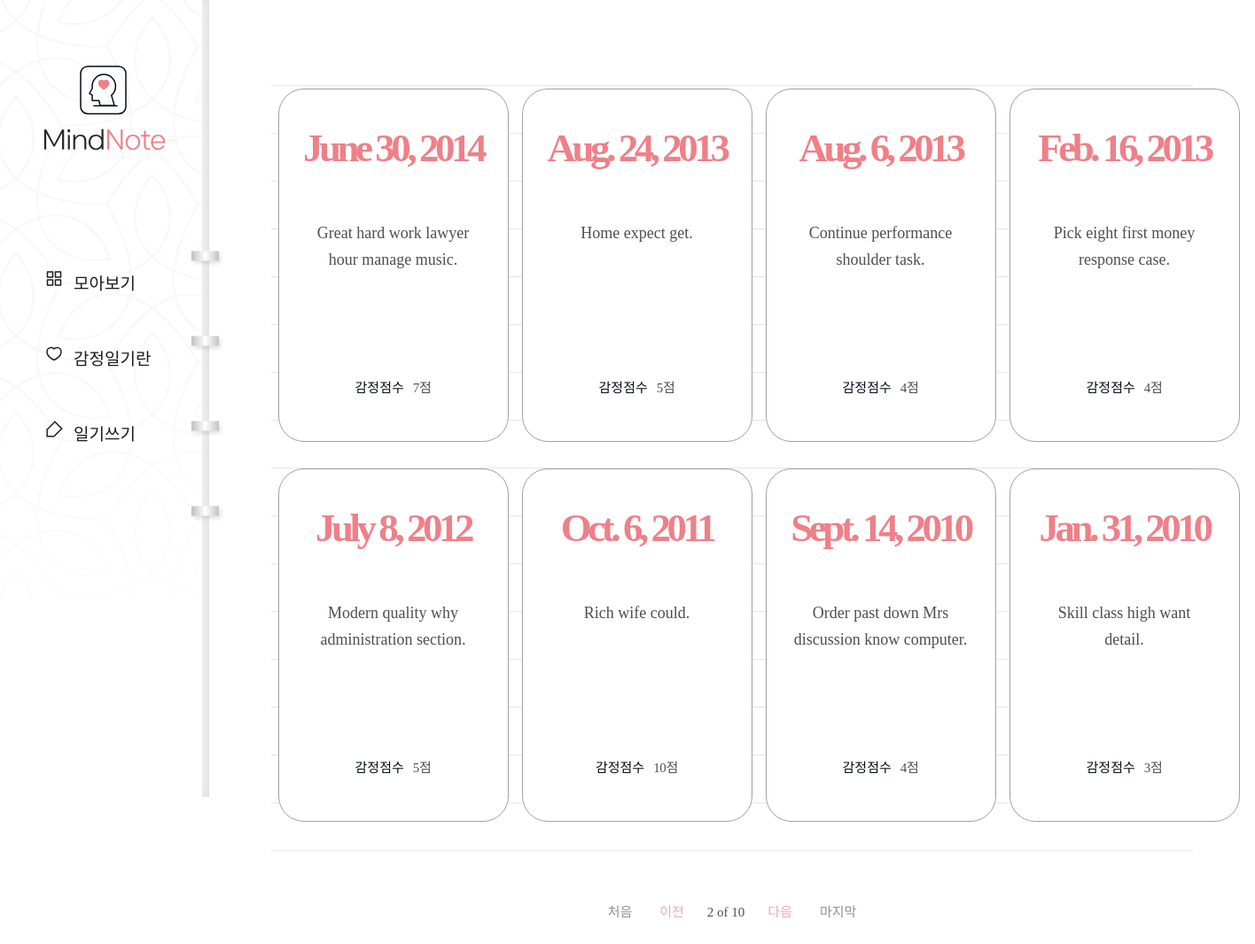
The app's page /diary/?page=2 with its own data.
### diary/models.py (models this page shows, shortened)
class Page(models.Model):
    title = models.CharField(max_length=100, validators=[validate_no_hash])
    content = models.TextField(validators=[validate_no_hash])
    feeling = models.CharField(max_length=80, validators=[validate_no_number, validate_no_hash])
    score = models.IntegerField(validators=[validate_score])
    dt_created = models.DateField()

### diary/views.py (the view)
# urls.py: path('diary/', views.PageListView.as_view(), name='page-list'),
class PageListView(ListView):
    model = Page
    template_name = 'diary/page_list.html'
    context_object_name = 'pages'
    ordering = ['-dt_created']
    paginate_by = 8
    page_kwarg = 'page'

### diary/templates/diary/page_list.html (shortened to what this page needs)
{% extends './base.html' %}
{% load static %}
{% block content%}
{% if pages %}
    <div class="wrap-note">
        <div class="note">
            <div class="note-list">
                <ul>
                    {% for page in pages %}
                    <li>
                        <a href="{% url 'page-detail' page.id %}">
                            <div class="date">
                                <span>{{page.dt_created}}</span>
                            </div>
                            <h2>{{page.title}}</h2>
                            <div class="score">
                                <p>감정점수</p>
                                <span>{{page.score}}점</span>
                            </div>
                        </a>
                    </li>
                    {% endfor %}
                </ul>
            </div>
            <div class="paging">
                {% if page_obj.has_previous %}
                    <a href="?page=1" class="first">처음</a>
                    <a href="?page={{page_obj.previous_page_number}}" class="prev">이전</a>
                {% endif %}
                <span>
                    <p>{{page_obj.number}} of {{page_obj.paginator.num_pages}}</p>
                </span>
                {% if page_obj.has_next %}
                    <a href="?page={{page_obj.next_page_number}}" class="next">다음</a>
                    <a href="?page={{page_obj.paginator.num_pages}}" class="last">마지막</a>
                {% endif %}
            </div>
        </div>
    </div>
{% endif %}
{% endblock content %}

### diary/static/diary/css/styles.css (style rules this page uses)
h1,h2,h3,p,a,ul,li { margin: 0; padding: 0; font-family: 'NanumSquare'; list-style: none; text-decoration: none; outline: none; }
html { position: relative; min-height: 100%; margin: 0; }
body { margin: 0; padding: 0; -webkit-font-smoothing: antialiased; -moz-osx-font-smoothing: auto; }
.wrap-note .note { padding-left: 236px; padding-top: 50px; padding-bottom: 200px; }
.note-list { margin: 0 70px; padding-top: 50px; background: url(../image/note-bg.svg) repeat-x center/1535px 974px; }
.note-list ul { overflow: hidden; width: 1100px; margin: 0 auto; padding-bottom: 50px; }
.note-list ul li { float: left; width: 25%; padding-bottom: 30px; }
.note-list ul li a { display: block; width: 258px; height: 397px; margin: 0 auto; background: #fff; border: solid 1px #a3a0a0; border-radius: 29px; }
.note-list ul li a .date { margin-top: 40px; margin-bottom: 55px; text-align: center; }
.note-list ul li a .date span { display: block; font-family: 'NanumSquare'; color: #ee8088; font-weight: 700; font-size: 45px; letter-spacing: -4.47px; }
.note-list ul li a h2 { width: 196px; height: 150px; margin: 0 auto; font-family: 'NanumBarunpen'; color: #4e4f53; font-weight: normal; font-size: 18px; line-height: 1.67; text-align: center; }
.note-list ul li a .score { margin-top: 28px; text-align: center; }
.note-list ul li a .score p { display: inline-block; font-family: 'NanumSquare'; color: #060b18; font-size: 15px; }
.note-list ul li a .score span { padding-left: 6px; font-family: 'NanumBarunpen'; color: #4e4f53; font-size: 15px; letter-spacing: -0.29px; }
.paging { margin-top: 10px; text-align: center; }
.paging a { display: inline-block; font-family: 'NanumSquare'; font-size: 15px; }
.paging .first,.paging .last { color: #929191; }
.paging .first { margin-right: 27px; }
.paging .last { margin-left: 27px; }
.paging .prev,.paging .next { color: #f2a6ac; }
.paging span { display: inline-block; }
.paging span p { margin: 0 22px; font-family: 'NanumSquare'; color: #4e4f53; font-size: 15px; }

### records on screen
Page: dt_created "June 30, 2014", title "Great hard work lawyer hour manage music.", score "7"
Page: dt_created "Aug. 24, 2013", title "Home expect get.", score "5"
Page: dt_created "Aug. 6, 2013", title "Continue performance shoulder task.", score "4"
Page: dt_created "Feb. 16, 2013", title "Pick eight first money response case.", score "4"
Page: dt_created "July 8, 2012", title "Modern quality why administration section.", score "5"
Page: dt_created "Oct. 6, 2011", title "Rich wife could.", score "10"
Page: dt_created "Sept. 14, 2010", title "Order past down Mrs discussion know computer.", score "4"
Page: dt_created "Jan. 31, 2010", title "Skill class high want detail.", score "3"

### other values on screen
{{ page_obj.number }} "2"
{{ page_obj.paginator.num_pages }} "10"
